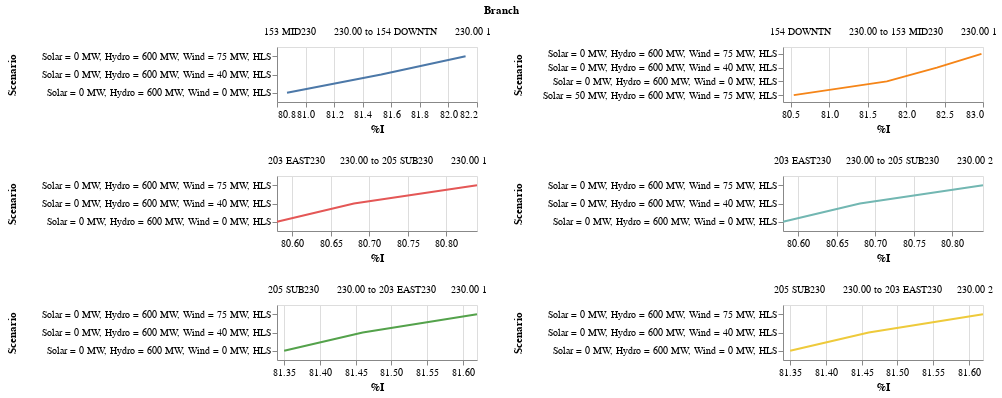

Notebook code cell kept with this figure:
### Code cell
alt.Chart(branch_fil).mark_line().encode(
    alt.X('%I', scale=alt.Scale(zero=False)),
    alt.Y('Scenario',axis = alt.Axis(labelLimit= 250, titleX=-260), sort='-x'),
    alt.Color('Branch', legend=None)).properties(height = 55, width =200).facet('Branch',columns=2).resolve_scale(x='independent', y = 'independent')

### Figure 1 — Vega-Lite specification as saved in the notebook (floating-point values rounded to 4 significant figures)
{"config": {"view": {"continuousWidth": 300, "continuousHeight": 300}}, "data": {"name": "data-7105315dd9333f9e45192869fd8d8f3e"}, "facet": {"field": "Branch", "type": "nominal"}, "spec": {"mark": {"type": "line"}, "encoding": {"color": {"field": "Branch", "legend": null, "type": "nominal"}, "x": {"field": "%I", "scale": {"zero": false}, "type": "quantitative"}, "y": {"axis": {"labelLimit": 250, "titleX": -260}, "field": "Scenario", "sort": "-x", "type": "nominal"}}, "height": 55, "width": 200}, "columns": 2, "resolve": {"scale": {"x": "independent", "y": "independent"}}, "$schema": "https://vega.github.io/schema/vega-lite/v5.20.1.json", "datasets": {"data-7105315dd9333f9e45192869fd8d8f3e": [{"Scenario": "Solar = 0 MW, Hydro = 600 MW, Wind = 0 MW, HLS", "From Bus": 153, "From Bus Ext": "MID230      230.00", "To Bus": 154, "To Bus Ext": "DOWNTN      230.00", "Ckt ID": 1, "Non Metered Bus": 154, " Branch I": 608, "Branch Flow MW": 224.0, "Branch Flow MVAR": 73.3, "Branch MVA": 235.7, "MW Loss": 2.98, "MVAR Loss": 26.83, "Rate": 300.0, "%I": 80.87, "%MVA": 78.55, "From Bus V": "230.00", "To Bus V": "230.00", "Branch": "153 MID230      230.00 to 154 DOWNTN      230.00 1"}, {"Scenario": "Solar = 0 MW, Hydro = 600 MW, Wind = 0 MW, HLS", "From Bus": 154, "From Bus Ext": "DOWNTN      230.00", "To Bus": 153, "To Bus Ext": "MID230      230.00", "Ckt ID": 1, "Non Metered Bus": 154, " Branch I": 615, "Branch Flow MW": -221.0, "Branch Flow MVAR": -55.51, "Branch MVA": 227.8, "MW Loss": 2.98, "MVAR Loss": 26.83, "Rate": 300.0, "%I": 81.75, "%MVA": 75.95, "From Bus V": "230.00", "To Bus V": "230.00", "Branch": "154 DOWNTN      230.00 to 153 MID230      230.00 1"}, {"Scenario": "Solar = 0 MW, Hydro = 600 MW, Wind = 0 MW, HLS", "From Bus": 203, "From Bus Ext": "EAST230     230.00", "To Bus": 205, "To Bus Ext": "SUB230      230.00", "Ckt ID": 1, "Non Metered Bus": 203, " Branch I": 404, "Branch Flow MW": 151.3, "Branch Flow MVAR": 33.81, "Branch MVA": 155.0, "MW Loss": 1.31, "MVAR Loss": 11.81, "Rate": 200.0, "%I": 80.58, "%MVA": 77.5, "From Bus V": "230.00", "To Bus V": "230.00", "Branch": "203 EAST230     230.00 to 205 SUB230      230.00 1"}, {"Scenario": "Solar = 0 MW, Hydro = 600 MW, Wind = 0 MW, HLS", "From Bus": 203, "From Bus Ext": "EAST230     230.00", "To Bus": 205, "To Bus Ext": "SUB230      230.00", "Ckt ID": 2, "Non Metered Bus": 203, " Branch I": 404, "Branch Flow MW": 151.3, "Branch Flow MVAR": 33.81, "Branch MVA": 155.0, "MW Loss": 1.31, "MVAR Loss": 11.81, "Rate": 200.0, "%I": 80.58, "%MVA": 77.5, "From Bus V": "230.00", "To Bus V": "230.00", "Branch": "203 EAST230     230.00 to 205 SUB230      230.00 2"}, {"Scenario": "Solar = 0 MW, Hydro = 600 MW, Wind = 0 MW, HLS", "From Bus": 205, "From Bus Ext": "SUB230      230.00", "To Bus": 203, "To Bus Ext": "EAST230     230.00", "Ckt ID": 1, "Non Metered Bus": 203, " Branch I": 408, "Branch Flow MW": -149.9, "Branch Flow MVAR": -29.22, "Branch MVA": 152.8, "MW Loss": 1.31, "MVAR Loss": 11.81, "Rate": 200.0, "%I": 81.35, "%MVA": 76.39, "From Bus V": "230.00", "To Bus V": "230.00", "Branch": "205 SUB230      230.00 to 203 EAST230     230.00 1"}, {"Scenario": "Solar = 0 MW, Hydro = 600 MW, Wind = 0 MW, HLS", "From Bus": 205, "From Bus Ext": "SUB230      230.00", "To Bus": 203, "To Bus Ext": "EAST230     230.00", "Ckt ID": 2, "Non Metered Bus": 203, " Branch I": 408, "Branch Flow MW": -149.9, "Branch Flow MVAR": -29.22, "Branch MVA": 152.8, "MW Loss": 1.31, "MVAR Loss": 11.81, "Rate": 200.0, "%I": 81.35, "%MVA": 76.39, "From Bus V": "230.00", "To Bus V": "230.00", "Branch": "205 SUB230      230.00 to 203 EAST230     230.00 2"}, {"Scenario": "Solar = 0 MW, Hydro = 600 MW, Wind = 40 MW, HLS", "From Bus": 153, "From Bus Ext": "MID230      230.00", "To Bus": 154, "To Bus Ext": "DOWNTN      230.00", "Ckt ID": 1, "Non Metered Bus": 154, " Branch I": 613, "Branch Flow MW": 226.0, "Branch Flow MVAR": 73.38, "Branch MVA": 237.6, "MW Loss": 3.03, "MVAR Loss": 27.26, "Rate": 300.0, "%I": 81.53, "%MVA": 79.21, "From Bus V": "230.00", "To Bus V": "230.00", "Branch": "153 MID230      230.00 to 154 DOWNTN      230.00 1"}, {"Scenario": "Solar = 0 MW, Hydro = 600 MW, Wind = 40 MW, HLS", "From Bus": 154, "From Bus Ext": "DOWNTN      230.00", "To Bus": 153, "To Bus Ext": "MID230      230.00", "Ckt ID": 1, "Non Metered Bus": 154, " Branch I": 620, "Branch Flow MW": -223.0, "Branch Flow MVAR": -55.16, "Branch MVA": 229.7, "MW Loss": 3.03, "MVAR Loss": 27.26, "Rate": 300.0, "%I": 82.4, "%MVA": 76.57, "From Bus V": "230.00", "To Bus V": "230.00", "Branch": "154 DOWNTN      230.00 to 153 MID230      230.00 1"}, {"Scenario": "Solar = 0 MW, Hydro = 600 MW, Wind = 40 MW, HLS", "From Bus": 203, "From Bus Ext": "EAST230     230.00", "To Bus": 205, "To Bus Ext": "SUB230      230.00", "Ckt ID": 1, "Non Metered Bus": 203, " Branch I": 405, "Branch Flow MW": 151.5, "Branch Flow MVAR": 33.79, "Branch MVA": 155.2, "MW Loss": 1.32, "MVAR Loss": 11.85, "Rate": 200.0, "%I": 80.68, "%MVA": 77.62, "From Bus V": "230.00", "To Bus V": "230.00", "Branch": "203 EAST230     230.00 to 205 SUB230      230.00 1"}, {"Scenario": "Solar = 0 MW, Hydro = 600 MW, Wind = 40 MW, HLS", "From Bus": 203, "From Bus Ext": "EAST230     230.00", "To Bus": 205, "To Bus Ext": "SUB230      230.00", "Ckt ID": 2, "Non Metered Bus": 203, " Branch I": 405, "Branch Flow MW": 151.5, "Branch Flow MVAR": 33.79, "Branch MVA": 155.2, "MW Loss": 1.32, "MVAR Loss": 11.85, "Rate": 200.0, "%I": 80.68, "%MVA": 77.62, "From Bus V": "230.00", "To Bus V": "230.00", "Branch": "203 EAST230     230.00 to 205 SUB230      230.00 2"}, {"Scenario": "Solar = 0 MW, Hydro = 600 MW, Wind = 40 MW, HLS", "From Bus": 205, "From Bus Ext": "SUB230      230.00", "To Bus": 203, "To Bus Ext": "EAST230     230.00", "Ckt ID": 1, "Non Metered Bus": 203, " Branch I": 408, "Branch Flow MW": -150.2, "Branch Flow MVAR": -29.17, "Branch MVA": 153.0, "MW Loss": 1.32, "MVAR Loss": 11.85, "Rate": 200.0, "%I": 81.46, "%MVA": 76.5, "From Bus V": "230.00", "To Bus V": "230.00", "Branch": "205 SUB230      230.00 to 203 EAST230     230.00 1"}, {"Scenario": "Solar = 0 MW, Hydro = 600 MW, Wind = 40 MW, HLS", "From Bus": 205, "From Bus Ext": "SUB230      230.00", "To Bus": 203, "To Bus Ext": "EAST230     230.00", "Ckt ID": 2, "Non Metered Bus": 203, " Branch I": 408, "Branch Flow MW": -150.2, "Branch Flow MVAR": -29.17, "Branch MVA": 153.0, "MW Loss": 1.32, "MVAR Loss": 11.85, "Rate": 200.0, "%I": 81.46, "%MVA": 76.5, "From Bus V": "230.00", "To Bus V": "230.00", "Branch": "205 SUB230      230.00 to 203 EAST230     230.00 2"}, {"Scenario": "Solar = 0 MW, Hydro = 600 MW, Wind = 75 MW, HLS", "From Bus": 153, "From Bus Ext": "MID230      230.00", "To Bus": 154, "To Bus Ext": "DOWNTN      230.00", "Ckt ID": 1, "Non Metered Bus": 154, " Branch I": 618, "Branch Flow MW": 227.7, "Branch Flow MVAR": 73.26, "Branch MVA": 239.2, "MW Loss": 3.07, "MVAR Loss": 27.65, "Rate": 300.0, "%I": 82.12, "%MVA": 79.74, "From Bus V": "230.00", "To Bus V": "230.00", "Branch": "153 MID230      230.00 to 154 DOWNTN      230.00 1"}, {"Scenario": "Solar = 0 MW, Hydro = 600 MW, Wind = 75 MW, HLS", "From Bus": 154, "From Bus Ext": "DOWNTN      230.00", "To Bus": 153, "To Bus Ext": "MID230      230.00", "Ckt ID": 1, "Non Metered Bus": 154, " Branch I": 624, "Branch Flow MW": -224.7, "Branch Flow MVAR": -54.64, "Branch MVA": 231.2, "MW Loss": 3.07, "MVAR Loss": 27.65, "Rate": 300.0, "%I": 82.98, "%MVA": 77.07, "From Bus V": "230.00", "To Bus V": "230.00", "Branch": "154 DOWNTN      230.00 to 153 MID230      230.00 1"}, {"Scenario": "Solar = 0 MW, Hydro = 600 MW, Wind = 75 MW, HLS", "From Bus": 203, "From Bus Ext": "EAST230     230.00", "To Bus": 205, "To Bus Ext": "SUB230      230.00", "Ckt ID": 1, "Non Metered Bus": 203, " Branch I": 405, "Branch Flow MW": 151.7, "Branch Flow MVAR": 33.91, "Branch MVA": 155.5, "MW Loss": 1.32, "MVAR Loss": 11.89, "Rate": 200.0, "%I": 80.84, "%MVA": 77.74, "From Bus V": "230.00", "To Bus V": "230.00", "Branch": "203 EAST230     230.00 to 205 SUB230      230.00 1"}, {"Scenario": "Solar = 0 MW, Hydro = 600 MW, Wind = 75 MW, HLS", "From Bus": 203, "From Bus Ext": "EAST230     230.00", "To Bus": 205, "To Bus Ext": "SUB230      230.00", "Ckt ID": 2, "Non Metered Bus": 203, " Branch I": 405, "Branch Flow MW": 151.7, "Branch Flow MVAR": 33.91, "Branch MVA": 155.5, "MW Loss": 1.32, "MVAR Loss": 11.89, "Rate": 200.0, "%I": 80.84, "%MVA": 77.74, "From Bus V": "230.00", "To Bus V": "230.00", "Branch": "203 EAST230     230.00 to 205 SUB230      230.00 2"}, {"Scenario": "Solar = 0 MW, Hydro = 600 MW, Wind = 75 MW, HLS", "From Bus": 205, "From Bus Ext": "SUB230      230.00", "To Bus": 203, "To Bus Ext": "EAST230     230.00", "Ckt ID": 1, "Non Metered Bus": 203, " Branch I": 409, "Branch Flow MW": -150.4, "Branch Flow MVAR": -29.24, "Branch MVA": 153.2, "MW Loss": 1.32, "MVAR Loss": 11.89, "Rate": 200.0, "%I": 81.62, "%MVA": 76.61, "From Bus V": "230.00", "To Bus V": "230.00", "Branch": "205 SUB230      230.00 to 203 EAST230     230.00 1"}, {"Scenario": "Solar = 0 MW, Hydro = 600 MW, Wind = 75 MW, HLS", "From Bus": 205, "From Bus Ext": "SUB230      230.00", "To Bus": 203, "To Bus Ext": "EAST230     230.00", "Ckt ID": 2, "Non Metered Bus": 203, " Branch I": 409, "Branch Flow MW": -150.4, "Branch Flow MVAR": -29.24, "Branch MVA": 153.2, "MW Loss": 1.32, "MVAR Loss": 11.89, "Rate": 200.0, "%I": 81.62, "%MVA": 76.61, "From Bus V": "230.00", "To Bus V": "230.00", "Branch": "205 SUB230      230.00 to 203 EAST230     230.00 2"}, {"Scenario": "Solar = 50 MW, Hydro = 600 MW, Wind = 75 MW, HLS", "From Bus": 154, "From Bus Ext": "DOWNTN      230.00", "To Bus": 153, "To Bus Ext": "MID230      230.00", "Ckt ID": 1, "Non Metered Bus": 154, " Branch I": 606, "Branch Flow MW": -218.7, "Branch Flow MVAR": -54.91, "Branch MVA": 225.5, "MW Loss": 2.89, "MVAR Loss": 26.03, "Rate": 300.0, "%I": 80.54, "%MVA": 75.18, "From Bus V": "230.00", "To Bus V": "230.00", "Branch": "154 DOWNTN      230.00 to 153 MID230      230.00 1"}]}}
